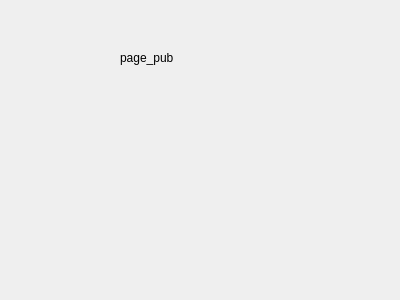
<?xml version="1.0" encoding="UTF-8"?>
<ui version="4.0">
 <class>PagePub</class>
 <widget class="QWidget" name="PagePub">
  <property name="geometry">
   <rect>
    <x>0</x>
    <y>0</y>
    <width>400</width>
    <height>300</height>
   </rect>
  </property>
  <property name="windowTitle">
   <string>PagePub</string>
  </property>
  <widget class="QLabel" name="label">
   <property name="geometry">
    <rect>
     <x>120</x>
     <y>50</y>
     <width>58</width>
     <height>16</height>
    </rect>
   </property>
   <property name="text">
    <string>page_pub</string>
   </property>
  </widget>
 </widget>
 <resources/>
 <connections/>
</ui>
